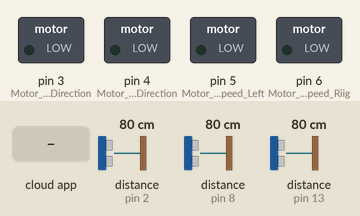
Simulated run of this sketch. Board: Arduino Uno, built with avr-gcc and run on an emulated ATmega328P. Shown: switched loads named in the sketch (green lamp = pin HIGH). Inputs (shaded band) come from the test bench; at power-on: distance to the obstacle (sensors on pin 2, pin 8, pin 13) 80 cm. The ROS host is connected and sends only what is stated.

Above: at 1.2 s.
1.3 s: the phone or cloud app sets linear.x to -100
At 2.3 s:
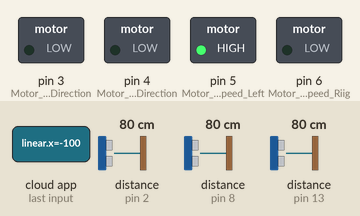
2.8 s: the phone or cloud app sets linear.x to 0
At 4.1 s:
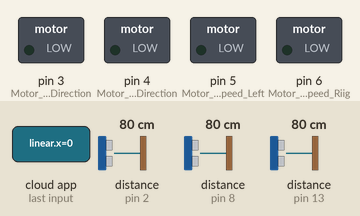
Timing chart, 0 to 5.8 s (numbered marks = the images above; inputs shaded):
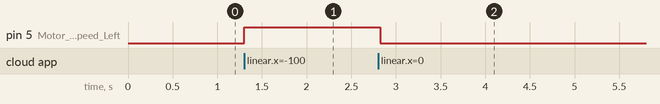

Measured:
- after the input at 1.3 s, pin 5 (Motor_Driver-1_Speed_Left): LOW → HIGH at once
- after the input at 2.8 s, pin 5 (Motor_Driver-1_Speed_Left): HIGH → LOW at once

The sketch:

algo2.ino
```cpp
#include <ros.h>
#include <geometry_msgs/Twist.h>
#include <SoftwareSerial.h>
#include <HCSR04.h>

HCSR04 hcl(1, 2);   //Left Sensor
HCSR04 hcc(7, 8);   //Center Sensor
HCSR04 hcr(12, 13); //Right Sensor

ros::NodeHandle  ultra;

geometry_msgs::Twist dis_data;
geometry_msgs::Twist motor_data;
ros::Publisher ultra_data("ultrasound", &dis_data);


void cal_data(const geometry_msgs::Twist& sub_data)
{
  motor_data = sub_data;
  analogWrite(5, motor_data.linear.x);
  analogWrite(6, motor_data.linear.y);
  digitalWrite(3, motor_data.linear.z);
  digitalWrite(4, motor_data.linear.z);
}

ros::Subscriber<geometry_msgs::Twist> mod_data("mybot", &cal_data);

void setup() {

  ultra.initNode();
  ultra.advertise(ultra_data);
  ultra.subscribe(mod_data);
  pinMode(5, OUTPUT); //Motor Driver-1 Speed Left
  pinMode(3, OUTPUT); //Motor Driver-1 Direction Left
  pinMode(6, OUTPUT); //Motor Driver-2 Speed Riight
  pinMode(4, OUTPUT); //Motor Driver-2 Direction Right

}

void loop() {

  dis_data.linear.x = hcl.dist();
  dis_data.linear.y = hcc.dist();
  dis_data.linear.z = hcr.dist();
  ultra_data.publish(&dis_data);
  ultra.spinOnce();
  delay(100);

}
```
